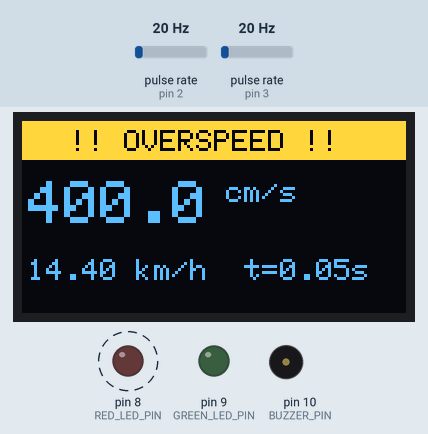
This sketch was run on a simulated Arduino Uno, built with avr-gcc and run on an emulated ATmega328P. Parts: 128×64 one-colour display, output pins drawn as LEDs (lit = HIGH), buzzer (waves = sounding). Wiring (inferred from the names in the program): 2 × pulse sensor: data pin 2 / data pin 3. Dashed ring = blinking. Inputs (shaded band) come from the test bench; at power-on: pulse rate (sensors on pin 2, pin 3) 20 Hz. The OLED is the two-colour kind (top 16 rows yellow); what the sketch prints to the serial monitor is not drawn.

Above: at 2.25 s.
2.5 s: pulse rate (sensor on pin 2) set to 196 Hz
At 3.6 s:
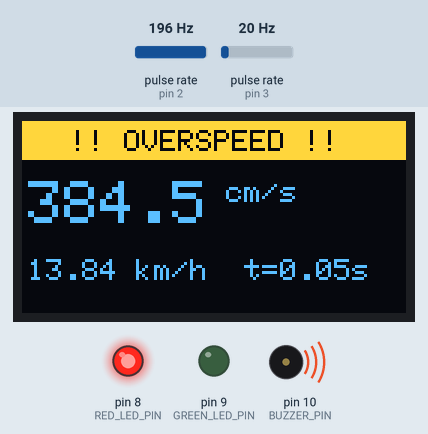
5.4 s: pulse rate (sensor on pin 3) set to 4 Hz
At 7.79 s:
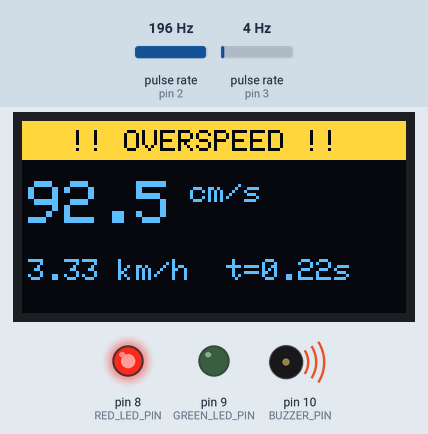
8.4 s: pulse rate (sensor on pin 2) set to 14 Hz
At 9.79 s:
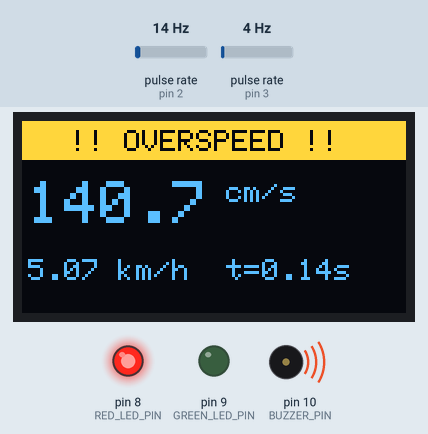
11.2 s: pulse rate (sensor on pin 2) set to 4 Hz
At 12.04 s:
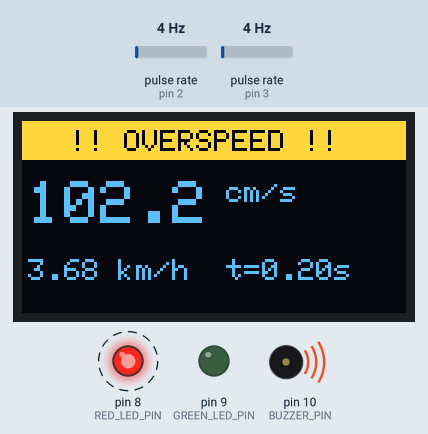
13.4 s: pulse rate (sensor on pin 3) set to 50 Hz
At 16.14 s:
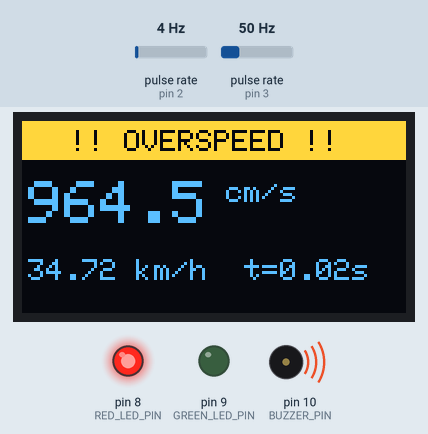
16.4 s: pulse rate (sensor on pin 3) set to 100 Hz
At 19.57 s:
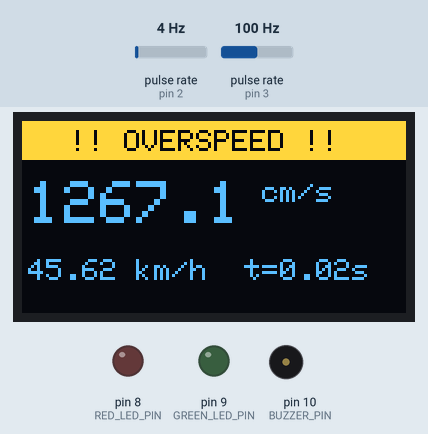
Timing chart, 0 to 20.4 s (numbered marks = the images above; inputs shaded):
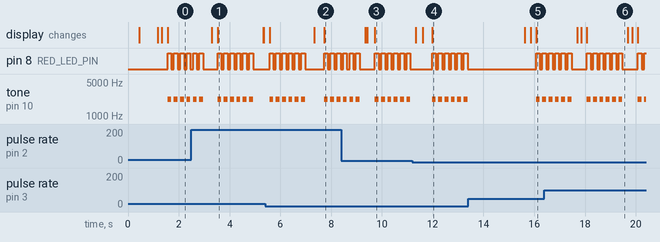

The sketch:

roadiot_speed_detector.ino
```cpp
#include <Wire.h>
#include <Adafruit_GFX.h>
#include <Adafruit_SSD1306.h>

// ============================================================================
// 1. CALIBRATION & USER CONFIGURATION
// ============================================================================
// Measure the exact center-to-center distance between IR Sensor 1 and IR Sensor 2
const float SENSOR_DISTANCE_CM = 20.0;   // Default: 20.0 cm

// Overspeed alert threshold in cm/s (50.0 cm/s = 1.80 km/h)
// Tip: At 20 cm spacing, crossing in < 0.40 s triggers OVERSPEED
const float SPEED_LIMIT_CM_S   = 50.0;

// Detection timing bounds (calibrates how fast/slow a car can be detected)
// - MIN_TRAVEL_US: Minimum valid travel time between sensors.
//   15000 us (15 ms) allows speeds up to 1333 cm/s (48 km/h) across 20 cm,
//   while filtering out electrical noise / IR bounce.
// - TIMING_TIMEOUT_MS: Max wait time for Sensor 2 after Sensor 1 triggers.
//   3000 ms (3.0 s) allows slow cars down to ~6.7 cm/s before resetting.
const unsigned long MIN_TRAVEL_US           = 15000UL; // 15 ms
const unsigned long TIMING_TIMEOUT_MS       = 3000UL;  // 3.0 seconds
const unsigned long RESULT_HOLD_MS          = 1500UL;  // Hold speed/alert 1.5 s
const unsigned long SENSOR_CLEAR_TIMEOUT_MS = 2000UL;  // Avoid hang if sensor blocked

// Most LM393 IR obstacle modules output LOW when a car is detected.
// Change to HIGH if your sensor module outputs HIGH on detection.
const int IR_TRIGGER_STATE = LOW;

// Set to true for a passive buzzer (uses tone()), false for an active buzzer.
const bool BUZZER_IS_PASSIVE = true;

// ============================================================================
// 2. PIN DEFINITIONS (Matches Circuit Table)
// ============================================================================
const uint8_t IR_START_PIN  = 2;   // D2 (INT0) - IR Sensor 1 OUT
const uint8_t IR_STOP_PIN   = 3;   // D3 (INT1) - IR Sensor 2 OUT
const uint8_t RED_LED_PIN   = 8;   // D8        - Overspeed Red LED (via 220 ohm)
const uint8_t GREEN_LED_PIN = 9;   // D9        - Normal Green LED (via 220 ohm)
const uint8_t BUZZER_PIN    = 10;  // D10       - Buzzer (+)

// ============================================================================
// 3. OLED DISPLAY SETUP (GME12864-4 128x64 I2C SSD1306)
// ============================================================================
#define SCREEN_WIDTH   128
#define SCREEN_HEIGHT  64
#define OLED_RESET     -1

Adafruit_SSD1306 display(SCREEN_WIDTH, SCREEN_HEIGHT, &Wire, OLED_RESET);

// ============================================================================
// 4. STATE MACHINE & INTERRUPT DATA
// ============================================================================
enum TrapState : uint8_t {
  STATE_READY    = 0,
  STATE_TIMING   = 1,
  STATE_CAPTURED = 2,
  STATE_COOLDOWN = 3
};

volatile uint8_t trapState = STATE_READY;
volatile unsigned long startTimeUs = 0;
volatile unsigned long stopTimeUs  = 0;

bool timingScreenDrawn = false;
bool oledAvailable     = false;
uint8_t oledAddress    = 0;

// ============================================================================
// INTERRUPT SERVICE ROUTINES (ISRs)
// ============================================================================
void onStartSensor() {
  if (trapState == STATE_READY) {
    startTimeUs = micros();
    trapState = STATE_TIMING;
  }
}

void onStopSensor() {
  if (trapState == STATE_TIMING) {
    unsigned long now = micros();
    if ((now - startTimeUs) >= MIN_TRAVEL_US) {
      stopTimeUs = now;
      trapState = STATE_CAPTURED;
    }
  }
}

// ============================================================================
// I2C & OLED INITIALIZATION + DISPLAY HELPERS
// ============================================================================
bool initOledDisplay() {
  Wire.begin();
  Wire.setClock(100000UL); // 100 kHz standard mode is most reliable on breadboards
#ifdef WIRE_HAS_TIMEOUT
  Wire.setWireTimeout(3000, true); // Prevent lockup if SDA/SCL wire is loose
#endif

  // Scan I2C bus to diagnose OLED wiring and auto-detect 0x3C vs 0x3D
  Serial.println(F("Scanning I2C bus for GME12864-4 OLED..."));
  uint8_t foundCount = 0;
  for (uint8_t addr = 1; addr < 127; addr++) {
    Wire.beginTransmission(addr);
    uint8_t err = Wire.endTransmission();
    if (err == 0) {
      Serial.print(F("  -> Found I2C device at 0x"));
      if (addr < 16) Serial.print('0');
      Serial.println(addr, HEX);
      foundCount++;
      if (addr == 0x3C || addr == 0x3D) {
        oledAddress = addr;
      }
    }
  }

  if (foundCount == 0) {
    Serial.println(F("ERROR: No I2C device detected!"));
    Serial.println(F("  Check OLED wiring: SDA->A4, SCL->A5, VCC->5V, GND->GND."));
    Serial.println(F("  Also verify VCC/GND pin order printed on your GME12864-4 board."));
    return false;
  }

  // Fallback to 0x3C if another non-standard address was found
  uint8_t candidates[2] = { (uint8_t)(oledAddress ? oledAddress : 0x3C), 0x3D };
  for (uint8_t i = 0; i < 2; i++) {
    uint8_t addr = candidates[i];
    if (display.begin(SSD1306_SWITCHCAPVCC, addr)) {
      oledAddress = addr;
      Serial.print(F("OLED initialized successfully at 0x"));
      Serial.println(oledAddress, HEX);
      return true;
    }
  }

  Serial.println(F("ERROR: OLED begin() failed (try SH1106 driver if 0x3C/0x3D found)."));
  return false;
}

void showBootScreen() {
  if (!oledAvailable) return;
  display.clearDisplay();
  display.setTextColor(SSD1306_WHITE);
  display.setTextSize(2);
  display.setCursor(16, 14);
  display.println(F("ROAD-IOT"));
  display.setTextSize(1);
  display.setCursor(20, 40);
  display.println(F("Speed Trap Booting"));
  display.display();
  delay(700);
}

void showReadyScreen() {
  if (!oledAvailable) return;
  display.clearDisplay();
  display.setTextColor(SSD1306_WHITE);

  display.setTextSize(1);
  display.setCursor(0, 0);
  display.println(F("ROAD-IOT SPEED TRAP"));
  display.drawLine(0, 11, 127, 11, SSD1306_WHITE);

  display.setTextSize(2);
  display.setCursor(28, 20);
  display.println(F("READY"));

  display.setTextSize(1);
  display.setCursor(0, 46);
  display.print(F("Dist: "));
  display.print(SENSOR_DISTANCE_CM, 0);
  display.print(F("cm Lim: "));
  display.print(SPEED_LIMIT_CM_S, 0);
  display.display();
}

void showMeasuringScreen() {
  if (!oledAvailable) return;
  display.clearDisplay();
  display.setTextColor(SSD1306_WHITE);

  display.setTextSize(1);
  display.setCursor(0, 0);
  display.println(F("SENSOR 1 TRIGGERED"));
  display.drawLine(0, 11, 127, 11, SSD1306_WHITE);

  display.setTextSize(2);
  display.setCursor(6, 26);
  display.println(F("TIMING..."));
  display.display();
}

void showTimeoutScreen() {
  if (!oledAvailable) return;
  display.clearDisplay();
  display.setTextColor(SSD1306_WHITE);

  display.setTextSize(2);
  display.setCursor(16, 16);
  display.println(F("TIMEOUT"));

  display.setTextSize(1);
  display.setCursor(14, 42);
  display.println(F("Resetting trap..."));
  display.display();
}

void showSpeedScreen(float speedCmS, float speedKmH, float elapsedSec, bool isOverspeed) {
  if (!oledAvailable) return;
  display.clearDisplay();
  display.setTextColor(SSD1306_WHITE);

  if (isOverspeed) {
    display.fillRect(0, 0, 128, 13, SSD1306_WHITE);
    display.setTextColor(SSD1306_BLACK);
    display.setTextSize(1);
    display.setCursor(16, 3);
    display.print(F("!! OVERSPEED !!"));
    display.setTextColor(SSD1306_WHITE);
  } else {
    display.setTextSize(1);
    display.setCursor(24, 2);
    display.print(F("SPEED NORMAL"));
    display.drawLine(0, 12, 127, 12, SSD1306_WHITE);
  }

  // Primary readout in cm/s
  display.setTextSize(2);
  display.setCursor(2, 20);
  display.print(speedCmS, 1);
  display.setTextSize(1);
  display.print(F(" cm/s"));

  // Secondary readout in km/h + travel time
  display.setTextSize(1);
  display.setCursor(2, 46);
  display.print(speedKmH, 2);
  display.print(F(" km/h  t="));
  display.print(elapsedSec, 2);
  display.print(F("s"));
  display.display();
}

// ============================================================================
// ALERT & BUZZER HELPERS
// ============================================================================
void setBuzzer(bool on, uint16_t freqHz = 2000) {
  if (BUZZER_IS_PASSIVE) {
    if (on) {
      tone(BUZZER_PIN, freqHz);
    } else {
      noTone(BUZZER_PIN);
    }
  } else {
    digitalWrite(BUZZER_PIN, on ? HIGH : LOW);
  }
}

void runOverspeedAlert(unsigned long durationMs) {
  digitalWrite(GREEN_LED_PIN, LOW);
  unsigned long alertStart = millis();

  while (millis() - alertStart < durationMs) {
    digitalWrite(RED_LED_PIN, HIGH);
    setBuzzer(true, 2200);
    delay(150);

    digitalWrite(RED_LED_PIN, LOW);
    setBuzzer(false);
    delay(100);
  }

  digitalWrite(RED_LED_PIN, LOW);
  setBuzzer(false);
}

void runNormalAlert(unsigned long durationMs) {
  digitalWrite(RED_LED_PIN, LOW);
  setBuzzer(false);
  digitalWrite(GREEN_LED_PIN, HIGH);
  delay(durationMs);
  digitalWrite(GREEN_LED_PIN, LOW);
}

void waitForSensorsClear() {
  unsigned long waitStart = millis();
  bool warned = false;

  while (digitalRead(IR_START_PIN) == IR_TRIGGER_STATE ||
         digitalRead(IR_STOP_PIN) == IR_TRIGGER_STATE) {
    if (!warned && (millis() - waitStart >= SENSOR_CLEAR_TIMEOUT_MS)) {
      Serial.println(F("WARN: An IR sensor is still blocked! Adjust sensor potentiometer if stuck."));
      warned = true;
    }
    delay(20);
  }
  delay(80); // Short settle delay before re-arming
}

void printSensorCalibrationStatus() {
  int s1 = digitalRead(IR_START_PIN);
  int s2 = digitalRead(IR_STOP_PIN);
  Serial.print(F("IR1 (D2): "));
  Serial.print(s1 == IR_TRIGGER_STATE ? F("BLOCKED") : F("CLEAR"));
  Serial.print(F(" | IR2 (D3): "));
  Serial.println(s2 == IR_TRIGGER_STATE ? F("BLOCKED") : F("CLEAR"));
}

// ============================================================================
// ARDUINO SETUP & MAIN LOOP
// ============================================================================
void setup() {
  // 9600 baud matches Arduino IDE Serial Monitor's default baud rate
  Serial.begin(9600);
  delay(200);

  Serial.println();
  Serial.println(F("========================================"));
  Serial.println(F("   ROAD-IOT TOY CAR SPEED DETECTOR"));
  Serial.println(F("========================================"));

  pinMode(IR_START_PIN, INPUT);
  pinMode(IR_STOP_PIN, INPUT);
  pinMode(RED_LED_PIN, OUTPUT);
  pinMode(GREEN_LED_PIN, OUTPUT);
  pinMode(BUZZER_PIN, OUTPUT);

  digitalWrite(RED_LED_PIN, LOW);
  digitalWrite(GREEN_LED_PIN, LOW);
  setBuzzer(false);

  oledAvailable = initOledDisplay();
  if (oledAvailable) {
    showBootScreen();
    showReadyScreen();
  }

  printSensorCalibrationStatus();
  Serial.print(F("Calibration -> Distance: "));
  Serial.print(SENSOR_DISTANCE_CM, 1);
  Serial.print(F(" cm | Limit: "));
  Serial.print(SPEED_LIMIT_CM_S, 1);
  Serial.println(F(" cm/s"));

  // Clear any pending hardware interrupt flags before attaching ISRs
#if defined(__AVR_ATmega328P__)
  EIFR = (1 << INTF0) | (1 << INTF1);
#endif

  int interruptEdge = (IR_TRIGGER_STATE == LOW) ? FALLING : RISING;
  attachInterrupt(digitalPinToInterrupt(IR_START_PIN), onStartSensor, interruptEdge);
  attachInterrupt(digitalPinToInterrupt(IR_STOP_PIN), onStopSensor, interruptEdge);

  Serial.println(F("Trap READY. Roll toy car past Sensor 1 -> Sensor 2."));
  Serial.println();
}

void loop() {
  uint8_t currentState;
  noInterrupts();
  currentState = trapState;
  interrupts();

  if (currentState == STATE_TIMING) {
    if (!timingScreenDrawn) {
      Serial.println(F("[IR1] Car detected -> Timer started..."));
      showMeasuringScreen();
      timingScreenDrawn = true;
    }

    noInterrupts();
    unsigned long tStart = startTimeUs;
    interrupts();

    if ((micros() - tStart) >= (TIMING_TIMEOUT_MS * 1000UL)) {
      noInterrupts();
      trapState = STATE_COOLDOWN;
      interrupts();

      Serial.println(F("[TIMEOUT] Car did not reach Sensor 2 in time. Resetting."));
      showTimeoutScreen();
      delay(1000);
      waitForSensorsClear();

      timingScreenDrawn = false;
      showReadyScreen();

#if defined(__AVR_ATmega328P__)
      EIFR = (1 << INTF0) | (1 << INTF1);
#endif
      noInterrupts();
      trapState = STATE_READY;
      interrupts();
    }
  } else if (currentState == STATE_CAPTURED) {
    unsigned long tStart, tStop;
    noInterrupts();
    tStart = startTimeUs;
    tStop  = stopTimeUs;
    trapState = STATE_COOLDOWN;
    interrupts();

    float elapsedSeconds = (float)(tStop - tStart) / 1000000.0f;
    float speedCmS = SENSOR_DISTANCE_CM / elapsedSeconds;
    float speedMS  = speedCmS / 100.0f;
    float speedKmH = speedMS * 3.6f;
    bool isOverspeed = (speedCmS > SPEED_LIMIT_CM_S);

    // Formatted Serial Monitor output: Speed + Alert message
    Serial.println(F("----------------------------------------"));
    Serial.print(F("Travel Time : "));
    Serial.print(elapsedSeconds, 3);
    Serial.println(F(" s"));

    Serial.print(F("Speed       : "));
    Serial.print(speedCmS, 1);
    Serial.print(F(" cm/s  ("));
    Serial.print(speedKmH, 2);
    Serial.println(F(" km/h)"));

    Serial.print(F("Speed Limit : "));
    Serial.print(SPEED_LIMIT_CM_S, 1);
    Serial.println(F(" cm/s"));

    if (isOverspeed) {
      Serial.println(F("Alert       : [OVERSPEED ALERT!] Red LED & Buzzer ON!"));
    } else {
      Serial.println(F("Alert       : [NORMAL] Speed within limit."));
    }
    Serial.println(F("----------------------------------------"));

    // Update GME12864-4 OLED display with speed & alert status
    showSpeedScreen(speedCmS, speedKmH, elapsedSeconds, isOverspeed);

    if (isOverspeed) {
      runOverspeedAlert(RESULT_HOLD_MS);
    } else {
      runNormalAlert(RESULT_HOLD_MS);
    }

    waitForSensorsClear();
    timingScreenDrawn = false;
    showReadyScreen();

#if defined(__AVR_ATmega328P__)
    EIFR = (1 << INTF0) | (1 << INTF1);
#endif
    noInterrupts();
    trapState = STATE_READY;
    interrupts();
  }
}
```

Measured:
- by itself, tone on pin 10 (BUZZER_PIN): plays 2200 Hz for 0.15 s, 2200 Hz for 0.15 s, 2200 Hz for 0.15 s, 2200 Hz for 0.15 s, 2200 Hz for 0.15 s, 2200 Hz for 0.15 s … (12 notes in this stretch)
